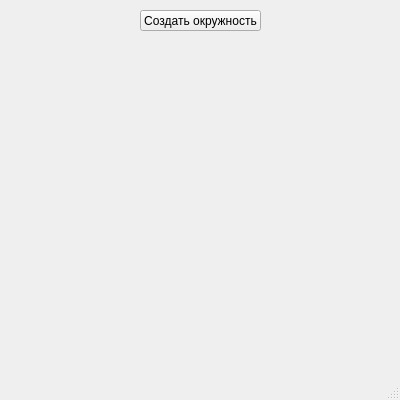
<?xml version="1.0" encoding="UTF-8"?>
<ui version="4.0">
 <class>MainWindow</class>
 <widget class="QMainWindow" name="MainWindow">
  <property name="geometry">
   <rect>
    <x>0</x>
    <y>0</y>
    <width>400</width>
    <height>400</height>
   </rect>
  </property>
  <property name="windowTitle">
   <string>MainWindow</string>
  </property>
  <widget class="QWidget" name="centralwidget">
   <widget class="QPushButton" name="btn">
    <property name="geometry">
     <rect>
      <x>140</x>
      <y>10</y>
      <width>121</width>
      <height>21</height>
     </rect>
    </property>
    <property name="text">
     <string>Создать окружность</string>
    </property>
   </widget>
  </widget>
  <widget class="QMenuBar" name="menubar">
   <property name="geometry">
    <rect>
     <x>0</x>
     <y>0</y>
     <width>400</width>
     <height>21</height>
    </rect>
   </property>
  </widget>
  <widget class="QStatusBar" name="statusbar"/>
 </widget>
 <resources/>
 <connections/>
</ui>
